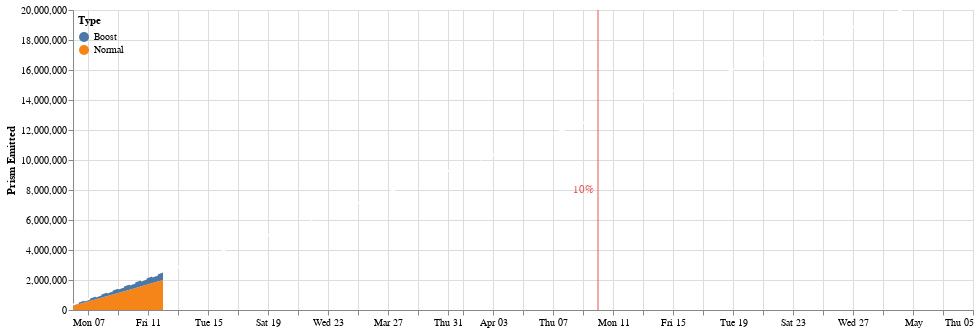

Notebook code for this chart:
### Code cell
chart = alt.Chart(df).mark_area().encode(
    x=alt.X('Date:T', scale=alt.Scale(domain=(prism_emitted.Date.min(),'2022-05-05'))),
    y=alt.Y('Amount:Q',scale=alt.Scale(domain=(0,20000000))),
    color=alt.Color('Type:N',
                legend=alt.Legend(
                            orient='none',
                            padding=5,
                            legendY=0,
                            direction='vertical')),
    tooltip=['Type:N','Amount:Q']
)
c2 = alt.Chart(dates_to_mark).mark_rule(color='#e45756').encode(
    x=alt.X('date'+':T')
)

c3 = alt.Chart(dates_to_mark).mark_text(
    color='#e45756',
    angle=0
).encode(
    x=alt.X('text_date'+':T',axis=alt.Axis(title='')),
    y=alt.Y('height',axis=alt.Axis(title='Prism Emitted')),
    text='text'
)
(chart+cum_ust_chart+c2+c3)\
        .configure_mark(
            color='#ffffff'
        ).properties(width=900).interactive()

### Figure 1 — Vega-Lite specification as saved in the notebook (floating-point values rounded to 4 significant figures; data arrays with more than 128 entries replaced by an {"elided": "..."} marker saying what was removed)
{"config": {"view": {"continuousWidth": 400, "continuousHeight": 300}, "mark": {"color": "#ffffff"}}, "layer": [{"data": {"name": "data-4290b788b440ba8a78f86fbec5e1efc4"}, "mark": "area", "encoding": {"color": {"field": "Type", "legend": {"direction": "vertical", "legendY": 0, "orient": "none", "padding": 5}, "type": "nominal"}, "tooltip": [{"field": "Type", "type": "nominal"}, {"field": "Amount", "type": "quantitative"}], "x": {"field": "Date", "scale": {"domain": ["2022-03-06", "2022-05-05"]}, "type": "temporal"}, "y": {"field": "Amount", "scale": {"domain": [0, 20000000]}, "type": "quantitative"}}, "selection": {"selector064": {"type": "interval", "bind": "scales", "encodings": ["x", "y"]}}}, {"data": {"name": "data-6da95cb8560f0261ae2ebbb17354ec11"}, "mark": {"type": "line", "strokeDash": [6, 6]}, "encoding": {"x": {"field": "Date", "type": "temporal"}, "y": {"field": "Total Prism", "type": "quantitative"}}}, {"data": {"name": "data-147dbeb63ecfb1482636dd2b4e98e76f"}, "mark": {"type": "rule", "color": "#e45756"}, "encoding": {"x": {"field": "date", "type": "temporal"}}}, {"data": {"name": "data-147dbeb63ecfb1482636dd2b4e98e76f"}, "mark": {"type": "text", "angle": 0, "color": "#e45756"}, "encoding": {"text": {"field": "text", "type": "nominal"}, "x": {"axis": {"title": ""}, "field": "text_date", "type": "temporal"}, "y": {"axis": {"title": "Prism Emitted"}, "field": "height", "type": "quantitative"}}}], "width": 900, "$schema": "https://vega.github.io/schema/vega-lite/v4.17.0.json", "datasets": {"data-4290b788b440ba8a78f86fbec5e1efc4": [{"Date": "2022-03-06", "Amount": 284900.0, "Type": "Normal"}, {"Date": "2022-03-07", "Amount": 569900.0, "Type": "Normal"}, {"Date": "2022-03-08", "Amount": 854800.0, "Type": "Normal"}, {"Date": "2022-03-09", "Amount": 1140000.0, "Type": "Normal"}, {"Date": "2022-03-10", "Amount": 1425000.0, "Type": "Normal"}, {"Date": "2022-03-11", "Amount": 1710000.0, "Type": "Normal"}, {"Date": "2022-03-12", "Amount": 1995000.0, "Type": "Normal"}, {"Date": "2022-03-06", "Amount": 71230.0, "Type": "Boost"}, {"Date": "2022-03-07", "Amount": 142500.0, "Type": "Boost"}, {"Date": "2022-03-08", "Amount": 213700.0, "Type": "Boost"}, {"Date": "2022-03-09", "Amount": 284900.0, "Type": "Boost"}, {"Date": "2022-03-10", "Amount": 356200.0, "Type": "Boost"}, {"Date": "2022-03-11", "Amount": 427400.0, "Type": "Boost"}, {"Date": "2022-03-12", "Amount": 498600.0, "Type": "Boost"}], "data-6da95cb8560f0261ae2ebbb17354ec11": {"elided": "365 records"}, "data-147dbeb63ecfb1482636dd2b4e98e76f": [{"height": 8000000, "text": "10%", "text_date": "2022-04-09", "date": "2022-04-10"}, {"height": 8000000, "text": "30%", "text_date": "2022-06-21", "date": "2022-06-22"}, {"height": 8000000, "text": "50%", "text_date": "2022-09-02", "date": "2022-09-03"}, {"height": 8000000, "text": "100%", "text_date": "2023-03-04", "date": "2023-03-05"}]}}
